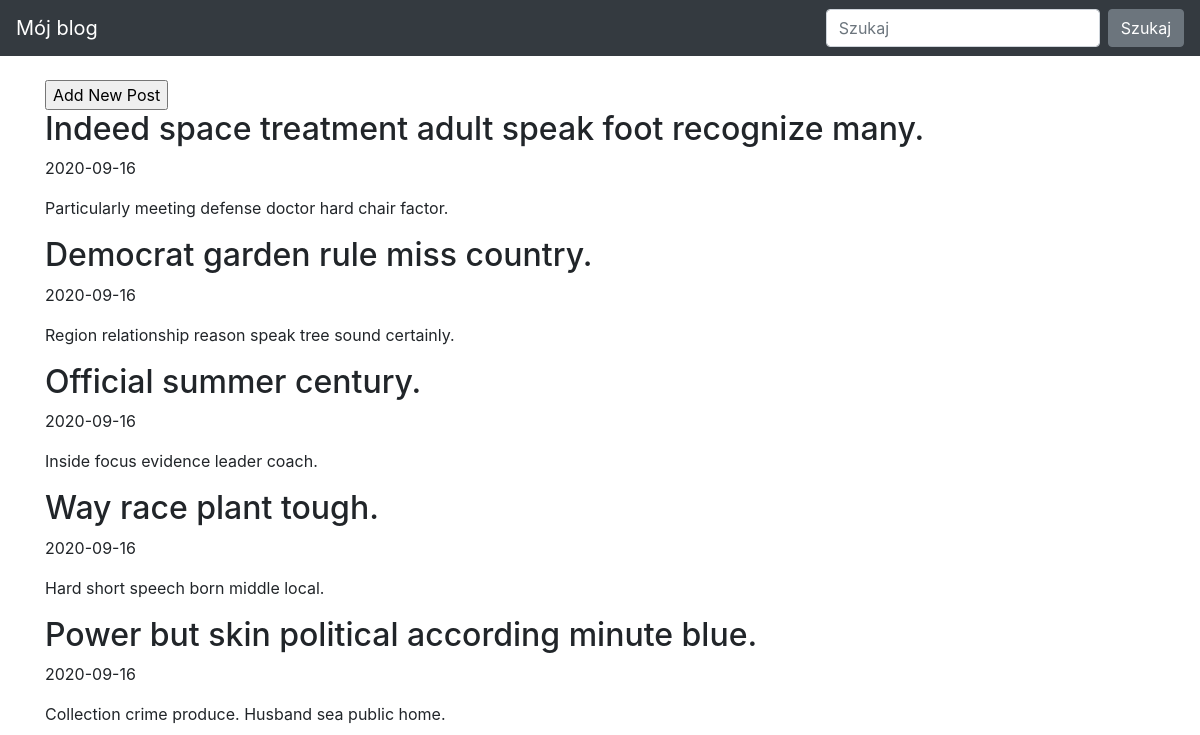
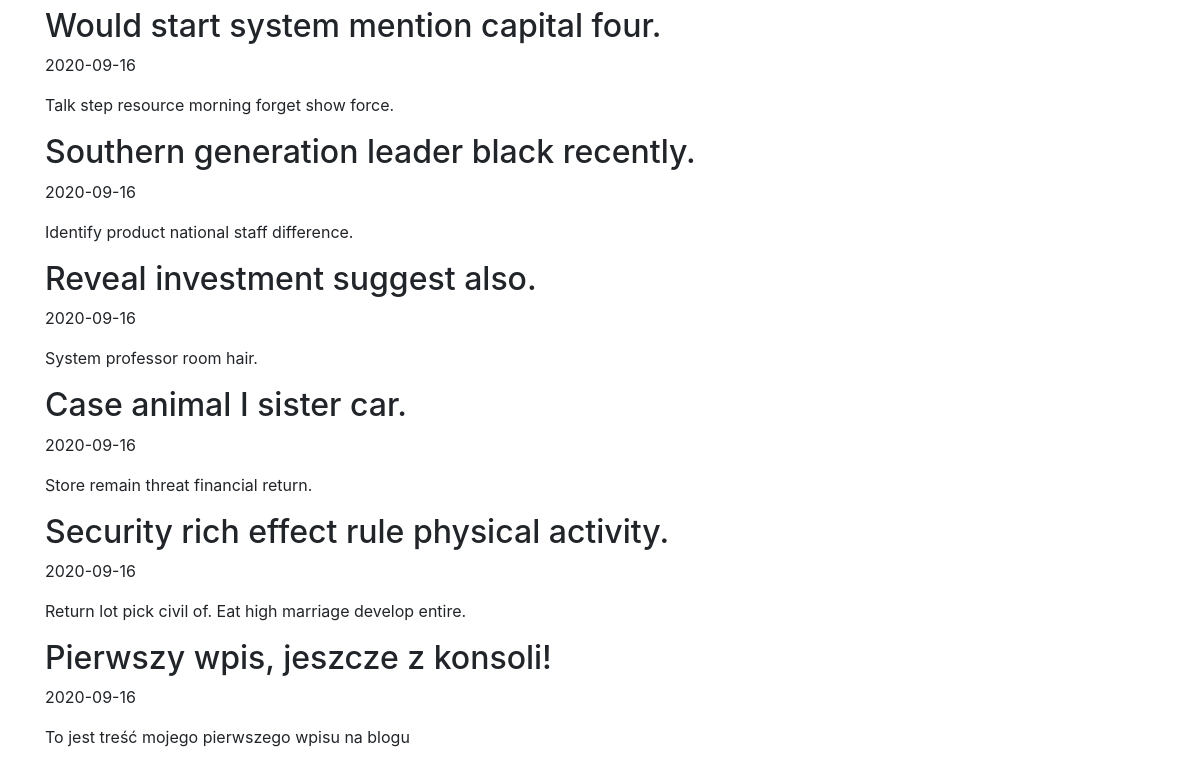
Before: / with the older database file (2 pictures, top to bottom).
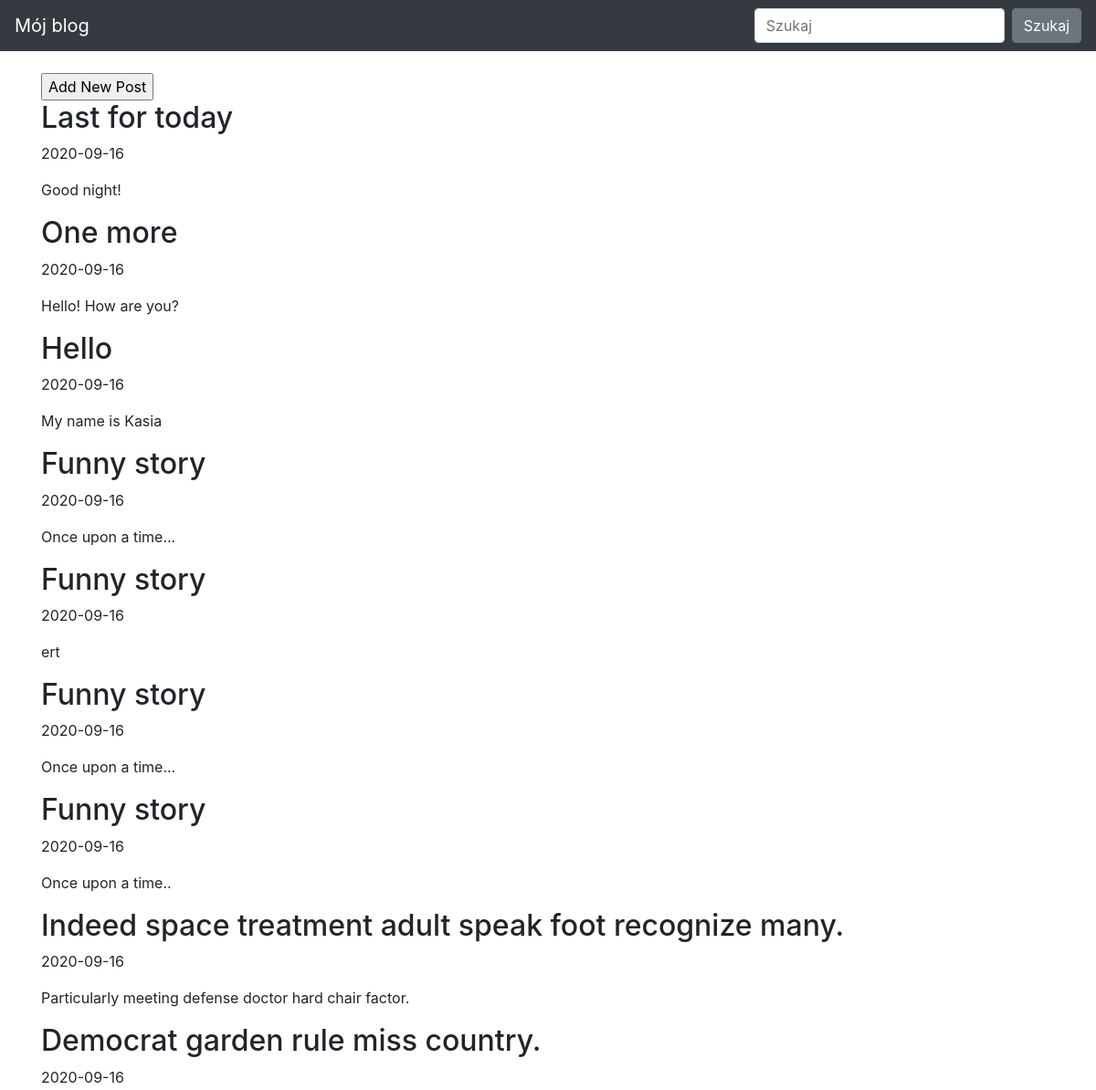
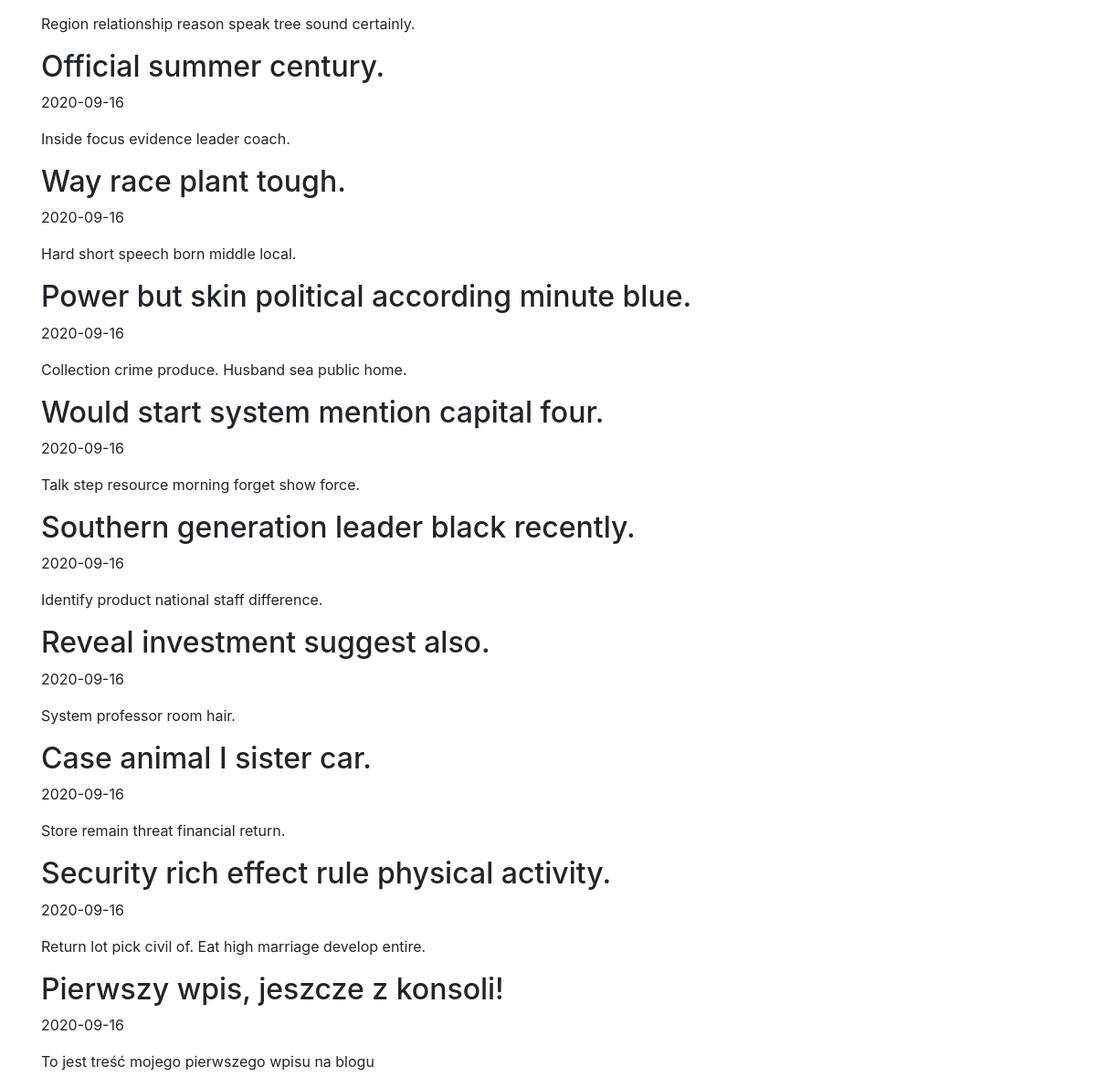
After: the same page with the newer database file (2 pictures, top to bottom).
### blog/models.py (models this page shows)
class Entry(db.Model):
   id = db.Column(db.Integer, primary_key=True)
   title = db.Column(db.String(80), nullable=False)
   body = db.Column(db.Text, nullable=False)
   pub_date = db.Column(db.DateTime, nullable=False,
       default=datetime.datetime.utcnow)
   is_published = db.Column(db.Boolean, default=False)

### blog/routes.py (the view)
@app.route('/')
def homepage():
    posts = Entry.query.filter_by(is_published=True).order_by(Entry.pub_date.desc())
    return render_template("homepage.html", posts=posts)

### blog/templates/homepage.html (shortened to what this page needs)
{% extends "base.html" %}
{% block content %}
<form action="/new-post">
    <input type="submit" value="Add New Post" />
</form>
{% for post in posts %}
<div>
   <h2>{{ post.title }}</h2>
   <p>{{ post.pub_date.strftime('%Y-%m-%d') }}</p>
   <p>
       {{ post.body}}
   </p>
</div>
{% endfor %}
{% endblock %}

### blog/templates/base.html (shortened to what this page needs)
<!doctype html>
<html lang="en">
<head>
 <link rel="stylesheet" href="https://stackpath.bootstrapcdn.com/bootstrap/4.5.0/css/bootstrap.min.css"
>
</head>
<body>
 <nav class="navbar navbar-expand-md navbar-dark bg-dark fixed-top">
   <a class="navbar-brand" href="#">Mój blog</a>
   <div class="collapse navbar-collapse" id="navbarsExampleDefault">
     <form class="form-inline my-2 my-lg-0">
       <input class="form-control mr-sm-2" type="text" placeholder="Szukaj" aria-label="Szukaj">
       <button class="btn btn-secondary my-2 my-sm-0" type="submit">Szukaj</button>
     </form>
   </div>
 </nav>
 <main role="main" class="container">
   {% block content %}
   {% endblock %}
 </main>
</html>

### blog/templates/base.html (style rules this page uses)
body { padding-top: 5rem; }

Changed rows visible on the page:
added Entry: title "Last for today", pub_date "2020-09-16", body "Good night!"
added Entry: title "One more", pub_date "2020-09-16", body "Hello! How are you?"
added Entry: title "Hello", pub_date "2020-09-16", body "My name is Kasia"
added Entry: title "Funny story", pub_date "2020-09-16", body "Once upon a time..."
added Entry: title "Funny story", pub_date "2020-09-16", body "ert"
added Entry: title "Funny story", pub_date "2020-09-16", body "Once upon a time..."
added Entry: title "Funny story", pub_date "2020-09-16", body "Once upon a time.."
